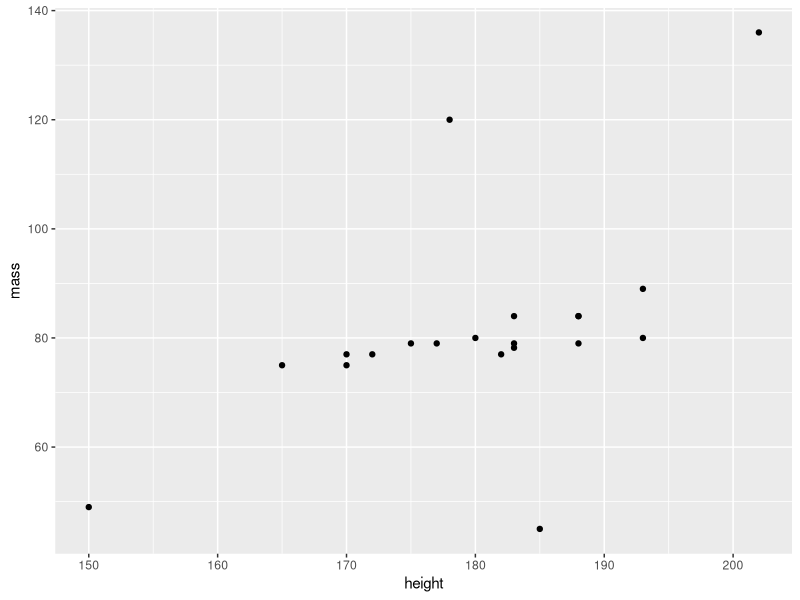
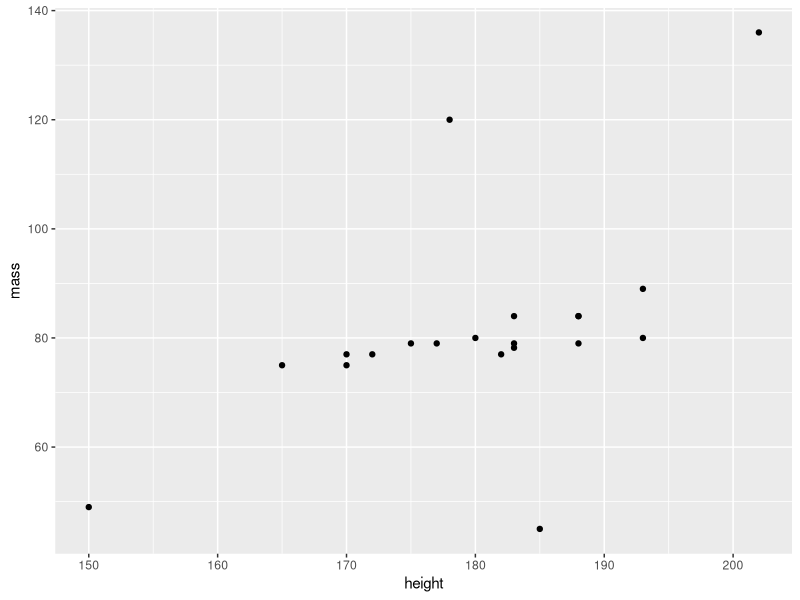

The R script that drew these images, in order:
## ---- chunk 1
library(tidyverse)

## ---- chunk 2
# Code team member 1
## ---- chunk 3
# Code team member 2


starwars %>% filter(species == 'Human') %>%
ggplot(aes(x = height, y = mass)) +
geom_point()
## ---- chunk 4
starwars %>% filter(species == 'Human') %>% 
    ggplot(aes(x=height, y=mass)) + 
    geom_point()
